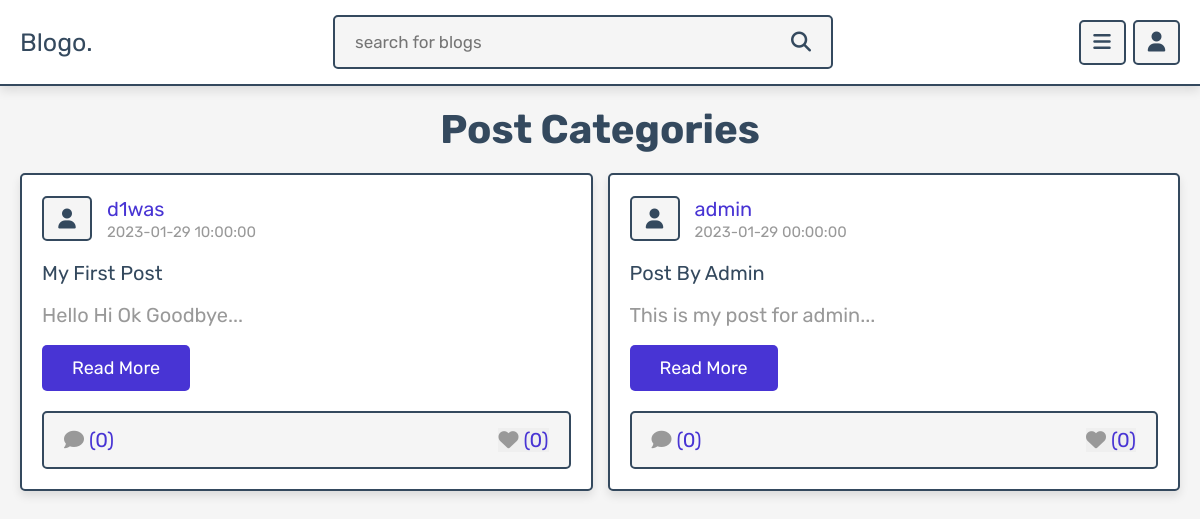
The app's page /category.php with its own data.
### tables this page shows
CREATE TABLE `posts` (
  `id` int(100) NOT NULL,
  `admin_id` int(100) NOT NULL,
  `name` varchar(100) NOT NULL,
  `title` varchar(100) NOT NULL,
  `content` varchar(10000) NOT NULL,
  `category` varchar(50) NOT NULL,
  `image` varchar(100) NOT NULL,
  `date` datetime NOT NULL DEFAULT current_timestamp(),
  `status` varchar(10) NOT NULL,
  `topic_id` int(12) NOT NULL
);

### category.php (the view, shortened to what this page needs)
<?php
include 'components/connect.php';
if(isset($_SESSION['user_id'])){
   $user_id = $_SESSION['user_id'];
}else{
   $user_id = '';
};
if(isset($_GET['category'])){
   $category = $_GET['category'];
}else{
   $category = '';
}
?>
<!DOCTYPE html>
<html lang="en">
<head>
   <link rel="stylesheet" href="https://cdnjs.cloudflare.com/ajax/libs/font-awesome/6.1.1/css/all.min.css">
   <link rel="stylesheet" href="css/style.css">
</head>
<body>
<?php include 'components/user_header.php'; ?>
<section class="posts-container">
   <h1 class="heading">post categories</h1>
   <div class="box-container">
      <?php
         $select_posts = $conn->prepare("SELECT * FROM `posts` WHERE topic_id = ? and status = ?");
         $select_posts->execute([$category, 'active']);
         if($select_posts->rowCount() > 0){
            while($fetch_posts = $select_posts->fetch(PDO::FETCH_ASSOC)){
            $post_id = $fetch_posts['id'];
            $count_post_comments = $conn->prepare("SELECT * FROM `comments` WHERE post_id = ?");
            $count_post_comments->execute([$post_id]);
            $total_post_comments = $count_post_comments->rowCount();
            $count_post_likes = $conn->prepare("SELECT * FROM `likes` WHERE post_id = ?");
            $count_post_likes->execute([$post_id]);
            $total_post_likes = $count_post_likes->rowCount();
            $confirm_likes = $conn->prepare("SELECT * FROM `likes` WHERE user_id = ? AND post_id = ?");
            $confirm_likes->execute([$user_id, $post_id]);
      ?>
      <form class="box" method="post">
         <div class="post-admin">
            <i class="fas fa-user"></i>
            <div>
               <a href="author_posts.php?author=<?= $fetch_posts['name']; ?>"><?= $fetch_posts['name']; ?></a>
               <div><?= $fetch_posts['date']; ?></div>
            </div>
         </div>
         <div class="post-title"><?= $fetch_posts['title']; ?></div>
         <div class="post-content content-150"><?= $fetch_posts['content']; ?></div>
         <a href="view_post.php?post_id=<?= $post_id; ?>" class="inline-btn">read more</a>
         <div class="icons">
            <a href="view_post.php?post_id=<?= $post_id; ?>"><i class="fas fa-comment"></i><span>(<?= $total_post_comments; ?>)</span></a>
            <button type="submit" name="like_post"><i class="fas fa-heart" style="<?php if($confirm_likes->rowCount() > 0){ echo 'color:var(--red);'; } ?>  "></i><span>(<?= $total_post_likes; ?>)</span></button>
         </div>
      </form>
      <?php
         }
      }else{
         echo '<p class="empty">no posts found for this category!</p>';
      }
      ?>
   </div>
</section>
</body>
</html>

### css/style.css (style rules this page uses)
:root { --main-color:#4834d4; --red:#e74c3c; --orange:#f39c12; --black:#34495e; --white:#fff; --light-bg:#f5f5f5; --light-color:#999; --border:.2rem solid var(--black); --box-shadow:0 .5rem 1rem rgba(0,0,0,.1); }
* { font-family: 'Rubik', sans-serif; margin:0; padding:0; box-sizing: border-box; outline: none; border:none; text-decoration: none; }
html { font-size: 62.5%; overflow-x: hidden; scroll-behavior: smooth; scroll-padding-top: 7rem; }
body { background-color: var(--light-bg); padding-bottom: 7rem; }
section { padding:2rem; margin: 0 auto; max-width: 1200px; }
.btn, .delete-btn, .option-btn, .inline-btn, .inline-option-btn, .inline-delete-btn { margin-top: 1rem; border-radius: .5rem; cursor: pointer; font-size: 1.8rem; color:var(--white); padding:1.2rem 3rem; text-transform: capitalize; text-align: center; }
.inline-btn, .inline-option-btn, .inline-delete-btn { display: inline-block; margin-right: 1rem; }
.inline-btn, .btn { background-color: var(--main-color); }
.heading { margin-bottom: 2rem; text-align: center; font-size: 4rem; color:var(--black); text-transform: capitalize; }
.posts-container .box-container { display: grid; grid-template-columns: repeat(auto-fit, minmax(33rem, 1fr)); gap:1.5rem; align-items: flex-start; justify-content: center; }
.posts-container .box-container .box { border:var(--border); box-shadow: var(--box-shadow); border-radius: .5rem; background-color: var(--white); padding:2rem; overflow: hidden; }
.posts-container .box-container .box .post-admin { display: flex; align-items: center; gap:1.5rem; margin-bottom: 2rem; }
.posts-container .box-container .box .post-admin i { text-align: center; height: 4.5rem; width: 5rem; line-height: 4.2rem; font-size: 2rem; border:var(--border); border-radius: .5rem; background-color: var(--light-bg); color:var(--black); }
.posts-container .box-container .box .post-admin a { font-size: 2rem; color:var(--main-color); }
.posts-container .box-container .box .post-admin div { font-size: 1.5rem; margin-top: .2rem; color:var(--light-color); }
.posts-container .box-container .box .post-title { font-size: 2rem; color:var(--black); overflow: hidden; text-overflow: ellipsis; white-space: nowrap; margin-bottom: 1rem; }
.posts-container .box-container .box .post-content { font-size: 2rem; line-height: 1.5; padding:.5rem 0; color:var(--light-color); white-space: pre-line; }
.posts-container .box-container .box .post-content::after { content: '...'; }
.posts-container .box-container .box .icons { display: flex; align-items: center; justify-content: space-between; gap:1rem; background-color: var(--light-bg); border-radius: .5rem; padding:1.5rem 2rem; border:var(--border); margin-top: 2rem; }
.posts-container .box-container .box .icons button { cursor: pointer; }
.posts-container .box-container .box .icons i { margin-right:.5rem; font-size:2rem; color:var(--light-color); }
.posts-container .box-container .box .icons span { font-size: 2rem; color:var(--main-color); }

### records on screen
posts: name "d1was", date "2023-01-29 10:00:00", title "My First Post", content "Hello Hi Ok Goodbye", total_post_comments "0", total_post_likes "0"
posts: name "admin", date "2023-01-29 00:00:00", title "Post By Admin", content "This is my post for admin", total_post_comments "0", total_post_likes "0"
